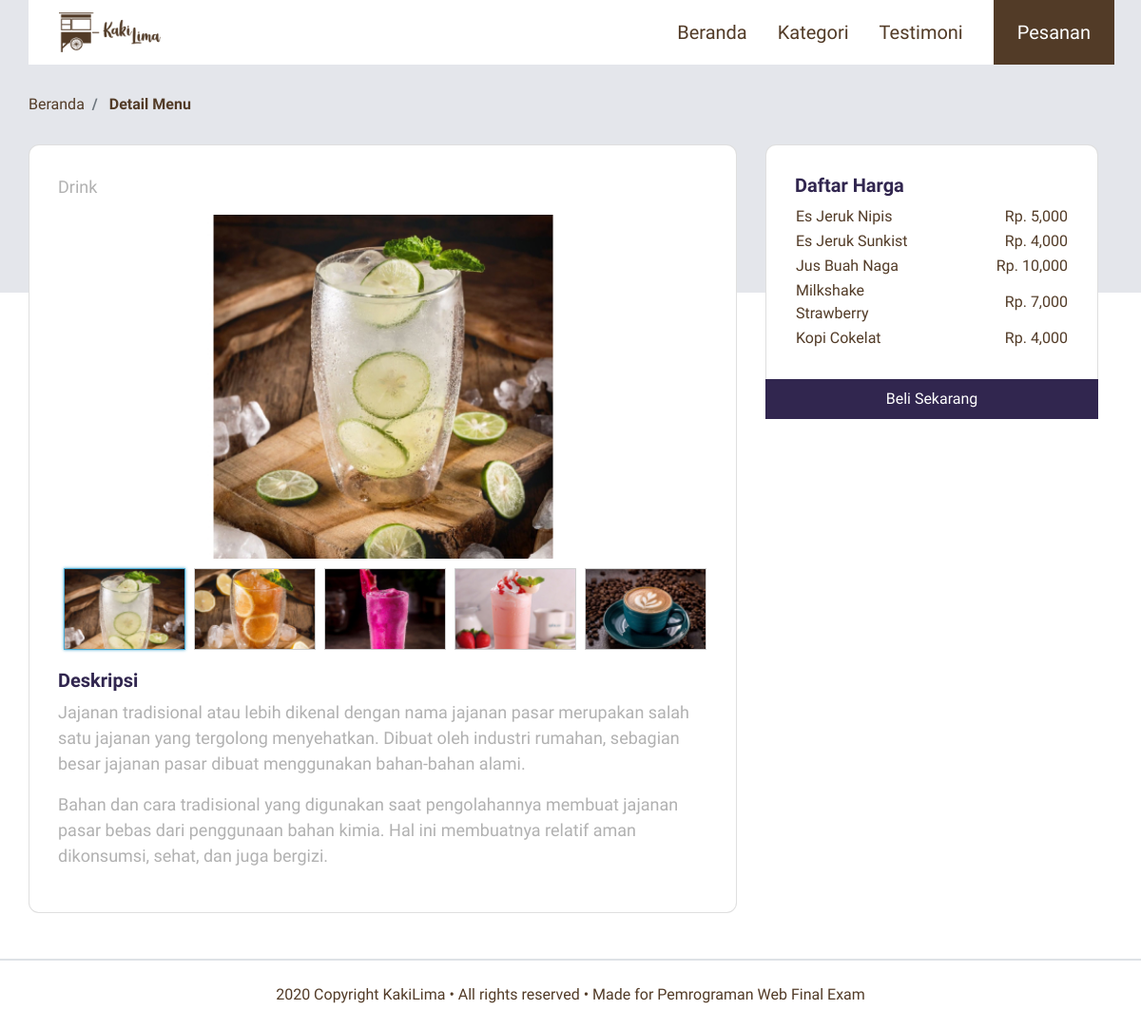
The app's page /menu.php?id=Drink with its own data.
### tables this page shows
CREATE TABLE `tb_menu` (
  `kode_menu` varchar(10) NOT NULL,
  `nama_menu` varchar(30) NOT NULL,
  `kategori` varchar(15) NOT NULL,
  `harga` int(11) NOT NULL,
  `gambar` longblob NOT NULL
);

### menu.php (the view, shortened to what this page needs)
<!DOCTYPE html>
<html lang="en">
<head>
    <link rel="stylesheet" href="frontend/libraries/bootstrap/css/bootstrap.css">
    <link rel="stylesheet" href="frontend/styles/main.css">
    <link rel="stylesheet" href="frontend/libraries/xzoom/xzoom.css">
    <link rel="stylesheet" href="frontend/libraries/animate/animate.css">
</head>
<body>
    <div class="container">
        <nav class="row navbar navbar-expand-lg navbar-light bg-white  wow fadeInDown dur-1">
            <a href="index.php" class="navbar-brand">
                <img src="frontend/images/logo.png" alt="Logo Kaki Lima" class="ml-3">
            </a>
            <div class="collapse navbar-collapse" id="navb">
                <ul class="navbar-nav ml-auto mr-3">
                    <li class="nav-item mx-md-2">
                        <a href="index.php" class="nav-link">Beranda</a>
                    </li>
                    <li class="nav-item mx-md-2">
                        <a href="index.php" class="nav-link">Kategori</a>
                    </li>
                    <li class="nav-item mx-md-2">
                        <a href="index.php" class="nav-link">Testimoni</a>
                    </li>
                </ul>
                <div class="form-inline my-2 my-lg-0 d-none d-md-block">
                    <a href="pesanan.php" class="btn btn-login btn-navbar-right my-sm-0 px-4"
                        style="padding-top: 20px;">
                        Pesanan
                    </a>
                </div>
        </nav>
    </div>
    <main>
        <section class="section-details-content">
            <div class="container">
                <div class="row">
                    <div class="col p-0">
                        <nav>
                            <ol class="breadcrumb wow fadeIn dur-1">
                                <li class="breadcrumb-item">
                                    <a href="index.php">Beranda</a>
                                </li>
                                <li class="breadcrumb-item active">
                                    Detail Menu
                                </li>
                            </ol>
                        </nav>
                    </div>
                </div>
                <?php
                $id=$_GET['id'];
                ?>
                <div class="row">
                    <div class="col-lg-8 pl-lg-0">
                        <div class="card card-details wow fadeInUp">
                            <p><?php echo $id ?></p>
                            <div class="gallery">
                                <div class="xzoom-container">
                                    <img src="frontend/images/menu/<?php echo $id ?>1prev.jpg" class="xzoom" id="xzoom-default"
                                        xoriginal="frontend/images/menu/<?php echo $id ?>1prev.jpg">
                                </div>
                                <div class="xzoom-thumbs">
                                    <a href="frontend/images/menu/<?php echo $id ?>1prev.jpg">
                                        <img src="frontend/images/menu/<?php echo $id ?>1.jpg" class="xzoom-gallery" width="128"
                                            xpreview="frontend/images/menu/<?php echo $id ?>1prev.jpg">
                                    </a>
                                    <a href="frontend/images/menu/<?php echo $id ?>2prev.jpg">
                                        <img src="frontend/images/menu/<?php echo $id ?>2.jpg" class="xzoom-gallery" width="128"
                                            xpreview="frontend/images/menu/<?php echo $id ?>2prev.jpg">
                                    </a>
                                    <a href="frontend/images/menu/<?php echo $id ?>3prev.jpg">
                                        <img src="frontend/images/menu/<?php echo $id ?>3.jpg" class="xzoom-gallery" width="128"
                                            xpreview="frontend/images/menu/<?php echo $id ?>3prev.jpg">
                                    </a>
                                    <a href="frontend/images/menu/<?php echo $id ?>4prev.jpg">
                                        <img src="frontend/images/menu/<?php echo $id ?>4.jpg" class="xzoom-gallery" width="128"
                                            xpreview="frontend/images/menu/<?php echo $id ?>4prev.jpg">
                                    </a>
                                    <a href="frontend/images/menu/<?php echo $id ?>5prev.jpg">
                                        <img src="frontend/images/menu/<?php echo $id ?>5.jpg" class="xzoom-gallery" width="128"
                                            xpreview="frontend/images/menu/<?php echo $id ?>5prev.jpg">
                                    </a>
                                </div>
                            </div>
                            <h2 class=" wow fadInDown">Deskripsi</h2>
                            <p class="wow fadeInDown">
                                Jajanan tradisional atau lebih dikenal dengan nama jajanan pasar merupakan salah satu
                                jajanan yang tergolong menyehatkan. Dibuat oleh industri rumahan, sebagian besar jajanan
                                pasar dibuat menggunakan bahan-bahan alami.
                            </p>
                            <p class="wow fadeInDown">
                                Bahan dan cara tradisional yang digunakan saat pengolahannya membuat jajanan pasar bebas
                                dari penggunaan bahan kimia. Hal ini membuatnya relatif aman dikonsumsi, sehat, dan juga
                                bergizi.
                            </p>
                        </div>
                    </div>
                    <div class="col-lg-4">
                        <div class="card card-details card-right wow fadeInDown">
                            <h2>Daftar Harga</h2>
                            <table class="informasi-harga">
                            <?php
                                    include 'koneksi.php';
                                    $result = mysqli_query($koneksi,"SELECT * from tb_menu WHERE kategori='$id'");
                                    while($data=mysqli_fetch_array($result)){
                            ?>
                                <tr>
                                    <td width="50%"><?=$data['nama_menu']  ?></td>
                                    <td width="50%" class="text-right">Rp. <?=number_format($data['harga'],0,'',','); ?></td>
                                </tr>
                                    <?php } ?>
                            </table>
                        </div>
                        <div class="join-container wow fadeInDown">
                            <a href="pembayaran.php?id=<?php echo $id ?>" class="btn btn-block btn-join-now mt-3 py-2">Beli Sekarang</a>
                        </div>
                    </div>
                </div>
            </div>
        </section>
    </main>
    <footer class="section-footer mt-5 mb-4 border-top">
        <div class="container-fluid">
            <div class="row border-top justify-content-center align-items-center pt-4">
                <div class="col-auto text-gray-500 font-weight-light">
                    2020 Copyright <b>KakiLima</b> • All rights reserved • Made for <b>Pemrograman Web Final Exam</b>
                </div>
            </div>
        </div>
    </footer>
</body>
</html>

### frontend/styles/main.css (style rules this page uses)
body { background-color: #FFFFFF; font-family: 'Assistant', sans-serif; color: #523B27; }
.container .dur-1 { -webkit-animation-duration: 0.8s; animation-duration: 0.8s; }
.navbar-brand img { max-height: 42px; }
.navbar-light .navbar-nav .nav-link { color: #523B27; font-size: 20px; }
.btn-navbar-right { height: 70px; margin-top: -10px !important; margin-bottom: -8px !important; margin-right: -18px !important; border-radius: 0; }
.btn-login { background: #523B27; color: #ffffff; font-size: 20px; }
.section-details-content { margin-top: -210px; min-height: 100vh; }
.section-details-content .dur-1 { -webkit-animation-delay: 0.5s; animation-delay: 0.5s; -webkit-animation-duration: 2s; animation-duration: 2s; }
.section-details-content .breadcrumb { background: transparent; padding: 0; margin-bottom: 30px; }
.section-details-content .breadcrumb-item a { text-decoration: none; color: #523B27; }
.section-details-content .breadcrumb-item.active { font-weight: bold; color: #523B27; }
.section-details-content .card-details { padding: 30px; border-radius: 11px; }
.section-details-content .card-details h2 { font-size: 20px; font-weight: bold !important; color: #31264F; }
.section-details-content .card-details p { font-size: 18px; color: #B1B1B1; }
.section-details-content .card-right { border-bottom-left-radius: 0; border-bottom-right-radius: 0; border-bottom: 0; }
.section-details-content .gallery .xzoom-container { display: block; }
.section-details-content .gallery .xzoom-container .xzoom { width: 100%; -webkit-box-shadow: none; box-shadow: none; margin-bottom: 10px; }
.section-details-content .join-container { margin-top: -16px; }
.section-details-content .btn-join-now { background-color: #31264F; color: #ffffff; border-radius: 0; }

### frontend/libraries/xzoom/xzoom.css (style rules this page uses)
.xzoom-container { display: inline-block; }
.xzoom-thumbs { text-align: center; margin-bottom: 10px; }
.xzoom { -webkit-box-shadow: 0px 0px 5px 0px rgba(0,0,0,0.5); -moz-box-shadow: 0px 0px 5px 0px rgba(0,0,0,0.5); box-shadow: 0px 0px 5px 0px rgba(0,0,0,0.5); }
.xzoom-gallery, .xzoom-gallery2, .xzoom-gallery3, .xzoom-gallery4, .xzoom-gallery5 { border: 1px solid #cecece; margin-left: 5px; margin-bottom: 10px; }
.xactive { -webkit-box-shadow: 0px 0px 3px 0px rgba(74,169,210,1); -moz-box-shadow: 0px 0px 3px 0px rgba(74,169,210,1); box-shadow: 0px 0px 3px 0px rgba(74,169,210,1); border: 1px solid #4aaad2; }

### records on screen
tb_menu: nama_menu "Es Jeruk Nipis", harga "5,000"
tb_menu: nama_menu "Es Jeruk Sunkist", harga "4,000"
tb_menu: nama_menu "Jus Buah Naga", harga "10,000"
tb_menu: nama_menu "Milkshake Strawberry", harga "7,000"
tb_menu: nama_menu "Kopi Cokelat", harga "4,000"

### other values on screen
$id "Drink"
